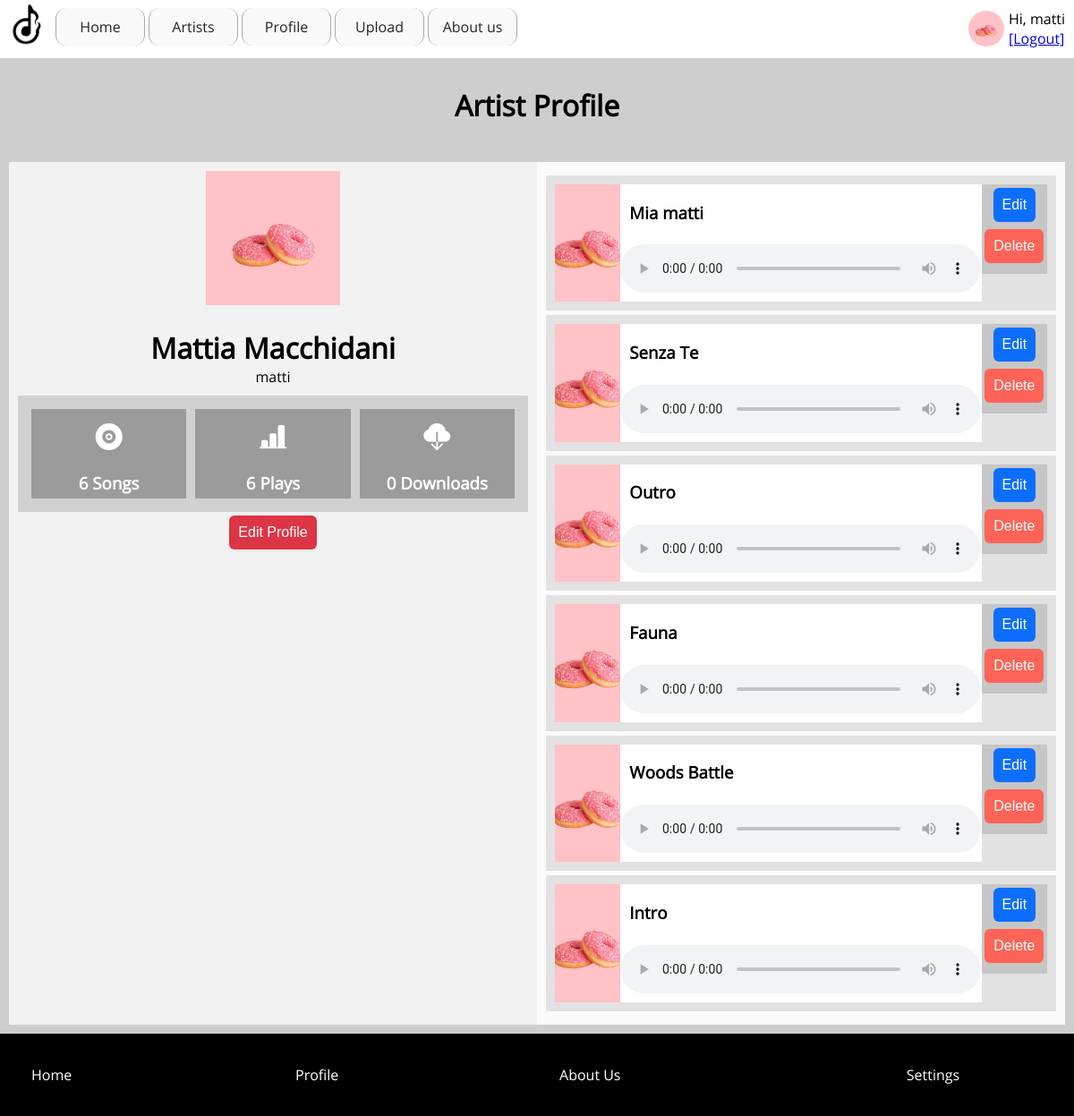
/profile.php (signed in), run on the app's committed database.
### tables this page shows
CREATE TABLE `users` (
  `id` int(11) NOT NULL,
  `username` varchar(30) NOT NULL,
  `first_name` varchar(30) NOT NULL,
  `last_name` varchar(30) NOT NULL,
  `email` varchar(100) NOT NULL,
  `password` varchar(255) NOT NULL,
  `role` varchar(5) NOT NULL,
  `biog` varchar(2000) DEFAULT NULL,
  `date` datetime NOT NULL,
  `image` varchar(1024) DEFAULT NULL
);

CREATE TABLE `songs` (
  `id` int(11) NOT NULL,
  `user_id` int(11) NOT NULL,
  `file` varchar(1024) NOT NULL,
  `image` varchar(1024) NOT NULL,
  `title` varchar(100) NOT NULL,
  `views` int(11) NOT NULL DEFAULT 0,
  `downloads` int(11) NOT NULL DEFAULT 0,
  `popularity` int(11) NOT NULL DEFAULT 0,
  `date` datetime DEFAULT NULL,
  `album_id` int(11) DEFAULT NULL
);

### functions.php (called while the page is built, shortened)
<?php
function get_image($path)
{
    return "assets/images/13.jpg";
}
function user($key)
{
    if(!empty($_SESSION['USER'][$key]))
        return $_SESSION['USER'][$key];
    return '';
}
function esc($str)
{
    return htmlspecialchars($str);
}
function query($query)
{
    global $conn;
    $result = mysqli_query($conn, $query);
	if(!is_bool($result))
	{
		if(mysqli_num_rows($result) > 0)
		{
			$rows = [];
			while($row = mysqli_fetch_assoc($result))
			{
				$rows[] = $row;
			}
			return $rows;
		}
	}
	return false;
}

### profile.php (the view, shortened to what this page needs)
<?php
	$id = $_GET['id'] ?? user('id');
	$id = (int)$id;
	$query = "select * from users where id = '$id' limit 1";
 	$row = query($query);
 	if(!empty($row)) {
		$row = $row[0];
		$user_id = $row['id'];
		$query = "select * from songs where user_id = '$user_id' order by id desc limit 10";
	 	$songs = query($query);
	 	$query = "select count(*) as total from songs where user_id = '$user_id' ";
	 	$total_songs = query($query);
	 	$total_songs = $total_songs[0]['total'];
	 	$query = "select sum(views) as total from songs where user_id = '$user_id' ";
	 	$total_views = query($query);
	 	$total_views = $total_views[0]['total'];
	 	$query = "select sum(downloads) as total from songs where user_id = '$user_id' ";
	 	$total_downloads = query($query);
	 	$total_downloads = $total_downloads[0]['total'];
	}
?>
	<?php require 'header.php';?>
	<div class="class_35" >
		<h1 class="class_14"  >
			Artist Profile
		</h1>
		<div style="color: red;padding: 10px;text-align: center;">
		</div>
		<?php if(!empty($row)):?>
			<div class="class_36" >
				<div class="class_37" >
					<img src="<?=get_image($row['image'])?>" class="class_38" >
					<h1 class="class_18" style="margin-bottom:0px"  >
						<?=$row['first_name']?> <?=$row['last_name']?>
					</h1>
					<div class="class_18" style="margin-bottom: 10px;" >
						<?=$row['username']?>
					</div>
					<div class="class_39" >
						<div class="class_40" >
							<i class="bi bi-vinyl-fill class_41">
							</i>
							<h3 class="class_42"  >
								<?=$total_songs?> Songs
							</h3>
						</div>
						<div class="class_40" >
							<i class="bi bi-bar-chart-line-fill class_41">
							</i>
							<h3 class="class_42"  >
								<?=$total_views?> Plays
							</h3>
						</div>
						<div class="class_40" >
							<i class="bi bi-cloud-download-fill class_41">
							</i>
							<h3 class="class_42"  >
								<?=$total_downloads?> Downloads
							</h3>
						</div>
					</div>
					<?php if(user('id') == $row['id']):?>
						<a href="settings.php">
							<button class="class_32"  >
								Edit Profile
							</button>
						</a>
					<?php endif;?>
				</div>
				<div class="class_43" >
					<?php if(!empty($songs)):?>
						<?php foreach($songs as $song):?>
							<div class="class_44" >
								<div class="class_45" >
									<img src="<?=get_image($song['image'])?>" class="class_46" >
								</div>
								<div class="class_47" >
									<h3 class="class_18"  >
										<?=esc($song['title'])?>
									</h3>
									<div class="class_29" >
										<audio controls="" class="class_30" >
											<source src="<?=$song['file']?>" type="audio/mpeg" >
										</audio>
									</div>
								</div>
								<?php if(user('id') == $row['id']):?>
									<div class="class_48" >
										<a href="upload.php?mode=edit&id=<?=$song['id']?>">
											<button class="class_49"  >
												Edit
											</button>
										</a>
										<a href="upload.php?mode=delete&id=<?=$song['id']?>">
											<button class="class_50"  >
												Delete
											</button>
										</a>
									</div>
								<?php endif;?>
							</div>
						<?php endforeach?>
					<?php else:?>
						<div style="color:black;padding:10px;text-align: center;">No songs found!<br><a href="upload.php">Upload a song</a></div>
					<?php endif;?>
					</div>
				</div>
			<?php endif;?>
		</div>
<?php require 'footer.php';?>

### assets/css/styles.css (style rules this page uses)
body { font-family: opensans; font-size: 16px; margin:65px 0 0 0; padding:0px; word-break: break-word; word-wrap: break-word; }
.class_14 { padding-left: 10px; padding-right: 10px; text-align: center; color: rgb(0, 0, 0); }
.class_18 { padding-left: 10px; padding-right: 10px; text-decoration: none; }
.class_29 { padding-top:5px; padding-bottom:5px; }
.class_30 { width:100% }
.class_32 { cursor: pointer; font-size:16px; padding: 10px; border:none; color:#FFFFFF; background-color:#dc3545; border-radius:6px; margin: .25rem .125rem; }
.class_35 { padding: 10px; background-color: rgb(206, 206, 206); color: rgb(255, 255, 255); }
.class_36 { display: flex; flex-wrap:wrap; }
.class_37 { flex: 1 1 0%; min-width: 500px; min-height: 200px; background-color: rgb(242, 242, 242); vertical-align: top; text-align: center; color: rgb(0, 0, 0); padding: 10px; }
.class_38 { width:150px; height:150px; object-fit: cover; }
.class_39 { padding: 10px; background-color: rgb(209, 209, 209); color: rgb(255, 255, 255); display: flex; }
.class_40 { width: 100%; height: 100px; padding: 10px; background-color: rgb(155, 155, 155); color: rgb(255, 255, 255); margin: 5px; }
.class_41 { font-size: 30px; }
.class_42 { padding-left: 10px; padding-right: 10px; left: -1px; }
.class_43 { flex: 1 1 0%; min-width: 500px; min-height: 200px; background-color: rgb(250, 250, 250); vertical-align: top; padding: 10px; }
.class_44 { height:fit-content; padding: 10px; background-color: rgb(226, 226, 226); color: rgb(255, 255, 255); display: flex; margin-top: 5px; margin-bottom: 5px; }
.class_45 { width: 100px; height: auto; background-color: rgb(198, 198, 198); color: rgb(255, 255, 255); }
.class_46 { width: 100%; height: 100%; object-fit: cover; }
.class_47 { height: fit-content; background-color: rgb(255, 255, 255); color: rgb(0, 0, 0); width: 100%; }
.class_48 { width: 100px; height: 100px; background-color: rgb(198, 198, 198); color: rgb(255, 255, 255); text-align: center; }
.class_49 { font-size:16px; padding: 10px; border:none; color:#FFFFFF; background-color:#0d6efd; border-radius:6px; margin: .25rem .125rem; cursor: pointer; }
.class_50 { font-size: 16px; padding: 10px; border: medium none; color: rgb(255, 255, 255); background-color: rgb(253, 99, 87); border-radius: 6px; margin: 0.25rem 0.125rem; cursor: pointer; }

### data on the page
users: first_name "Mattia", last_name "Macchidani", username "matti"
songs: title "Mia matti"
songs: title "Senza Te"
songs: title "Outro"
songs: title "Fauna"
songs: title "Woods Battle"
songs: title "Intro"

### other printed values
user('username') "matti"
$total_songs "6"
$total_views "6"
$total_downloads "0"
